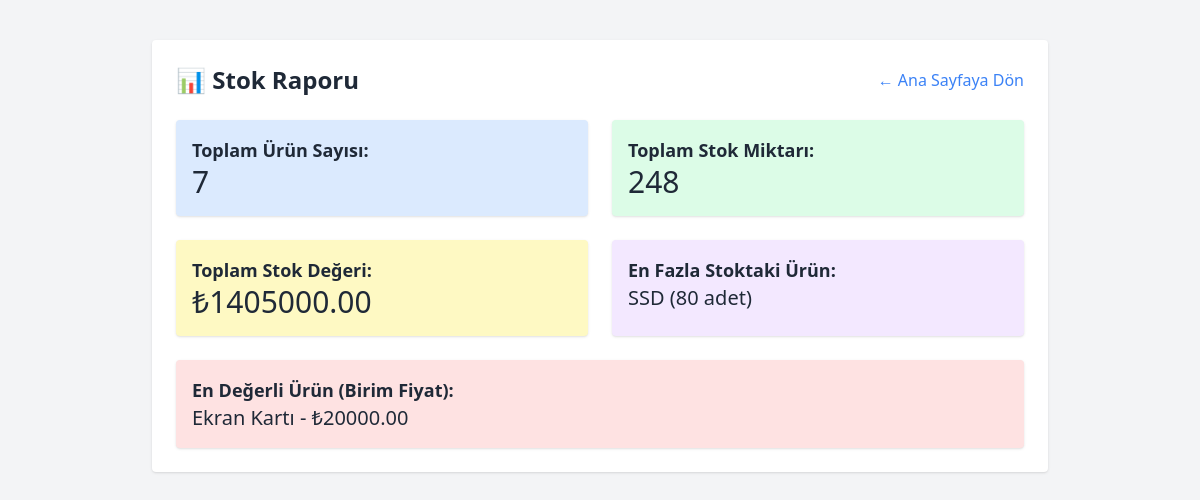
Page /rapor (signed in) on the committed database.
### tables this page shows
CREATE TABLE urunler (
                id INTEGER PRIMARY KEY AUTOINCREMENT,
                urun_adi TEXT NOT NULL,
                kategori TEXT,
                miktar INTEGER,
                fiyat REAL
            );

### app.py (the view)
@app.route("/rapor")
def rapor():
    if "kullanici" not in session:
        return redirect(url_for("giris"))
    with sqlite3.connect("stok.db") as con:
        cur = con.cursor()
        cur.execute("SELECT COUNT(*) FROM urunler")
        toplam_urun = cur.fetchone()[0]
        cur.execute("SELECT SUM(miktar) FROM urunler")
        toplam_miktar = cur.fetchone()[0] or 0
        cur.execute("SELECT SUM(miktar * fiyat) FROM urunler")
        toplam_deger = cur.fetchone()[0] or 0
        cur.execute("SELECT urun_adi, miktar FROM urunler ORDER BY miktar DESC LIMIT 1")
        en_cok_stokta = cur.fetchone()
        cur.execute("SELECT urun_adi, fiyat FROM urunler ORDER BY fiyat DESC LIMIT 1")
        en_pahali_urun = cur.fetchone()
    return render_template("rapor.html", toplam_urun=toplam_urun,
                           toplam_miktar=toplam_miktar,
                           toplam_deger=toplam_deger,
                           en_cok_stokta=en_cok_stokta,
                           en_pahali_urun=en_pahali_urun)

### templates/rapor.html (shortened to what this page needs)
<!DOCTYPE html>
<html lang="tr">
<head>
  <script src="https://cdn.tailwindcss.com"></script>
</head>
<body class="bg-gray-100 text-gray-800">
  <div class="max-w-4xl mx-auto mt-10 p-6 bg-white rounded shadow">
    <div class="flex justify-between items-center mb-6">
      <h1 class="text-2xl font-bold">📊 Stok Raporu</h1>
      <a href="/" class="text-blue-500 hover:underline">← Ana Sayfaya Dön</a>
    </div>
    <div class="grid grid-cols-1 md:grid-cols-2 gap-6">
      <div class="bg-blue-100 p-4 rounded shadow">
        <p class="text-lg font-semibold">Toplam Ürün Sayısı:</p>
        <p class="text-3xl">{{ toplam_urun }}</p>
      </div>
      <div class="bg-green-100 p-4 rounded shadow">
        <p class="text-lg font-semibold">Toplam Stok Miktarı:</p>
        <p class="text-3xl">{{ toplam_miktar }}</p>
      </div>
      <div class="bg-yellow-100 p-4 rounded shadow">
        <p class="text-lg font-semibold">Toplam Stok Değeri:</p>
        <p class="text-3xl">₺{{ "%.2f"|format(toplam_deger) }}</p>
      </div>
      <div class="bg-purple-100 p-4 rounded shadow">
        <p class="text-lg font-semibold">En Fazla Stoktaki Ürün:</p>
        <p class="text-xl">{{ en_cok_stokta[0] }} ({{ en_cok_stokta[1] }} adet)</p>
      </div>
      <div class="bg-red-100 p-4 rounded shadow md:col-span-2">
        <p class="text-lg font-semibold">En Değerli Ürün (Birim Fiyat):</p>
        <p class="text-xl">{{ en_pahali_urun[0] }} - ₺{{ "%.2f"|format(en_pahali_urun[1]) }}</p>
      </div>
    </div>
  </div>
</body>
</html>

### rows in the picture
urunler: urun_adi "SSD", miktar "80"
urunler: urun_adi "Ekran Kartı", fiyat "20000.00"

### other values in the picture
{{ toplam_urun }} "7"
{{ toplam_miktar }} "248"
{{ "%.2f"|format(toplam_deger) }} "1405000.00"
